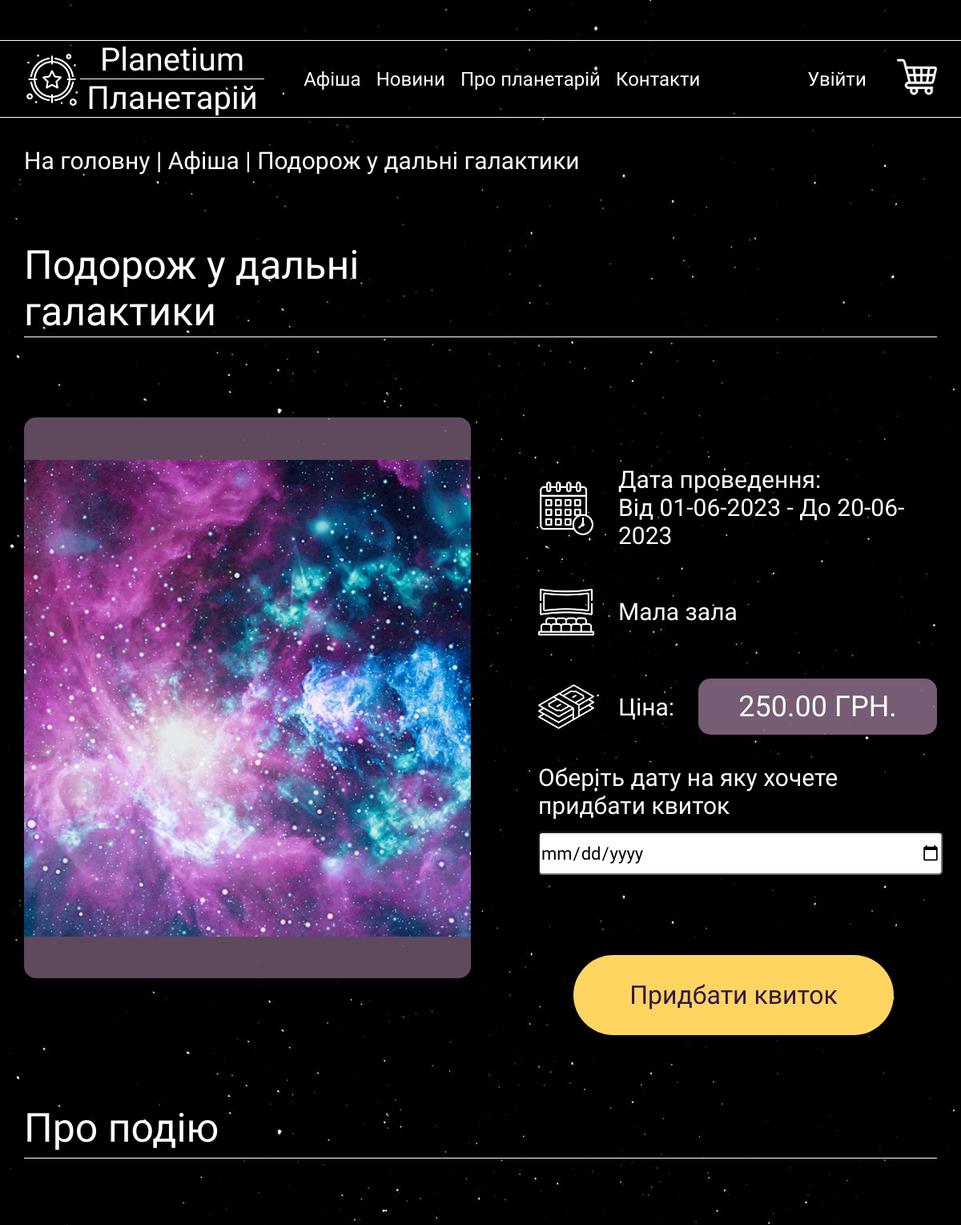
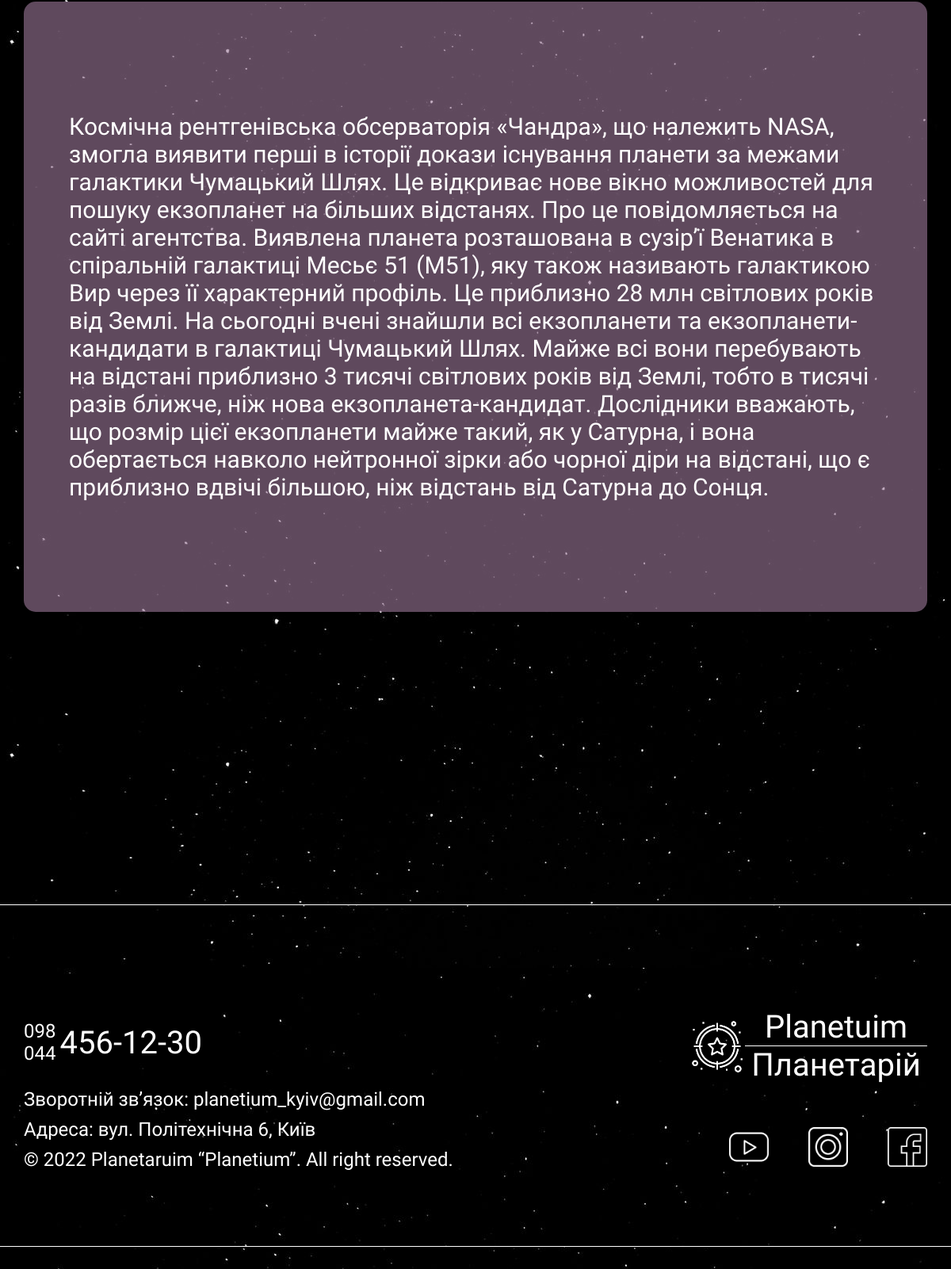
The app's page /events/1/ with its own data (2 pictures, top to bottom).
### Events/models.py (models this page shows, shortened)
class Event(models.Model):
    name = models.CharField(max_length=200)
    short_name = models.CharField(max_length=200)
    image = models.ImageField(upload_to='images/events/', default="images/default.png", blank=True)
    from_date = models.DateField()
    to_date = models.DateField()
    price = models.DecimalField(max_digits=10, decimal_places=2)
    about = models.TextField(max_length=2000)
    hall_id = models.ForeignKey(Hall, on_delete=models.CASCADE, related_name='events')
    popularity = models.PositiveSmallIntegerField()
    favourite = models.ManyToManyField(User, related_name='favourite', blank=True)

class Hall(models.Model):
    name = models.CharField(max_length=200)

### Events/views.py (the view)
# urls.py: path('<int:parameter>/', event, name='event'),
def event(request, parameter):
    event = Event.objects.get(id=parameter)
    is_favourite = False
    if event.favourite.filter(id=request.user.id).exists():
        is_favourite = True
    return render(request, "event.html", context={'event': event, "is_favourite": is_favourite})

### Events/templates/event.html (shortened to what this page needs)
{% extends 'index.html' %}
{% block content %}
{% if event %}
    <section class="links links-info-page">
        <div class="container">
            <a href="{% url 'main:landing' %}">На головну</a>
            <p>&nbsp|&nbsp</p>
            <a href="{% url 'events:all_events' %}">Афіша</a>
            <p class="full-name">&nbsp|&nbsp</p>
            <a class="full-name" href="">{{ event.name }}</a>
        </div>
    </section>
    <section class="poster-main-info">
        <div class="container">
            <div class="event-upper">
                <h1>
                    {{ event.name }}
                </h1>
            </div>
            <hr>
            <div class="row">
                <div class="col-12 col-lg-6">
                    <div class="block">
                        <img src="{{ event.image.url }}" alt="">
                    </div>
                </div>
                <div class="col-12 col-lg-6">
                    <div class="full-poster-info">
                        <div class="written-info">
                            <img src="/media/images/poster/calendar.png" alt="">
                            <p>Дата проведення:&nbsp <br> Від {{ event.from_date|date:"d-m-Y" }} -
                                До {{ event.to_date|date:"d-m-Y" }}</p>
                        </div>
                        <div class="written-info">
                            <img src="/media/images/poster/theater.png" alt="">
                            {% if event.hall_id %}
                                <p>{{ event.hall_id.name }}</p>
                            {% else %}
                                <p>Нема зали</p>
                            {% endif %}
                        </div>
                        <div class="written-info">
                            <img src="/media/images/poster/banknotes.png" alt="">
                            <p>Ціна:</p>
                            <p class="price">{{ event.price }} ГРН.</p>
                        </div>
                        {% if not user.is_superuser %}
                            <div class="written-info">
                                <label for="event-date-input">
                                         Оберіть дату на яку хочете придбати квиток
                                </label>
                            </div>
                            <input name="event_date" type="date" class="input submit-input part-input-date" id="event-date-input" placeholder="Date">
                        </div>
                        <div class="button">
                            <button id="form-button" data-event="{{ event.id }}" data-event_date="" data-action="add">Придбати квиток</button>
                        </div>
                        {% endif %}
                </div>
            </div>
        </div>
    </section>
    <section class="additional-info-block additional-info-block-info-page">
        <div class="container">
            <h1>
                Про подію
            </h1>
            <hr>
            <div class="block">
                <div class="spacing">
                    <p>
                        {{ event.about }}
                    </p>
                </div>
            </div>
        </div>
    </section>
{% else %}
    <div class="container">
        <h1>
            На жаль, нема події...
        </h1>
    </div>
{% endif %}
{% endblock %}

### static/style.css (style rules this page uses)
html, body { padding: 0; margin: 0; background-image: url("/media/images/starsstarrysky.jpg"); background-repeat: repeat; font-family: Podkova, serif; }
h1 { display: flex; align-items: center; margin-bottom: 0; color: white; font-size: 50px; height: 75px; width: 600px; margin-top: 120px; font-weight: normal; }
hr { height: 1px; border-width: 0; margin-top: 0; margin-bottom: 45px; background-color: white; }
.links { height: 100px; }
.links .container { display: flex; align-items: center; height: 100%; }
.links .container a, .links .container p { color: white; font-size: 30px; text-decoration: none; }
.poster-main-info { height: 1000px; }
.poster-main-info .container h1 { height: 120px; margin-top: 50px; }
.poster-main-info .container .event-upper { display: flex; justify-content: space-between; align-items: flex-end; }
.poster-main-info .container .row { margin-top: 100px; }
.poster-main-info .container .row .col-lg-6 .block { display: flex; align-items: center; height: 700px; width: 100%; border-radius: 15px; background-color: rgba(158, 123, 155, 0.6); }
.poster-main-info .container .row .col-lg-6 .block img { height: 85%; width: 100%; object-fit: cover; }
.poster-main-info .container .row .col-lg-6 .full-poster-info { display: flex; flex-direction: column; margin-top: 30px; margin-left: 60px; }
.poster-main-info .container .row .col-lg-6 .full-poster-info input { width: 500px; height: 50px; font-family: Podkova, serif; font-size: 22px; margin-top: 15px; border-radius: 5px; }
.poster-main-info .container .row .col-lg-6 .full-poster-info .written-info { display: flex; align-items: center; width: 100%; }
.poster-main-info .container .row .col-lg-6 .full-poster-info .written-info img { width: 70px; height: 70px; }
.poster-main-info .container .row .col-lg-6 .full-poster-info .written-info p { color: white; font-size: 30px; margin-left: 30px; }
.poster-main-info .container .row .col-lg-6 .full-poster-info .written-info label { color: white; font-size: 30px; }
.poster-main-info .container .row .col-lg-6 .full-poster-info .written-info .price { display: flex; align-items: center; justify-content: center; background-color: rgba(158, 123, 155, 0.75); border-radius: 15px; width: 300px; height: 70px; margin-left: 30px; font-size: 36px; }
.poster-main-info .container .row .col-lg-6 .button { display: flex; align-items: center; justify-content: center; margin-top: 75px; }
.poster-main-info .container .row .col-lg-6 .button button { display: flex; align-items: center; justify-content: center; color: #311847; background-color: #FFD561; font-family: Podkova, serif; width: 400px; height: 100px; border-radius: 50px; border: 0; font-size: 32px; text-decoration: none; }
.additional-info-block, .about-block { background: transparent; height: 1100px; }
.additional-info-block .block, .about-block .block { display: flex; justify-content: center; background: rgba(158, 123, 155, 0.6); height: 600px; width: 100%; border-radius: 15px; margin-top: 85px; }
.additional-info-block .block .spacing, .about-block .block .spacing { height: 100%; width: 80%; display: flex; justify-content: space-between; }
.additional-info-block .block .spacing p, .about-block .block .spacing p { display: flex; align-items: center; color: white; font-size: 32px; height: 100%; width: 670px; margin: 0; }
.additional-info-block-info-page { height: 1300px; }
.additional-info-block-info-page .container .block { height: 770px; }
.additional-info-block-info-page .container .block .spacing { width: 90%; }
.additional-info-block-info-page .container .block .spacing p { width: 100%; }
@media (max-width: 1399.5px) { .poster-main-info .container .row .col-lg-6 .button { margin-left: 50px; margin-top: 100px; } }
@media (max-width: 1399.5px) { .additional-info-block { height: 1000px; } }
@media (max-width: 1399.5px) { .additional-info-block .block { height: 550px; } }
@media (max-width: 1399.5px) { .additional-info-block .block .spacing p { font-size: 30px; width: 590px; } }
@media (max-width: 1399.5px) { .additional-info-block-info-page { height: 1300px; } }

### records on screen
Event: name "Подорож у дальні галактики", image (picture), from_date "01-06-2023", to_date "20-06-2023", hall_id.name "Мала зала", price "250.00", about "Космічна рентгенівська обсерваторія «Чандра», що належить NASA, змогла виявити перші в історії докази існування планети за межами галактики Чумацький Шлях. Це відкриває нове вікно можливостей для пошуку екзопланет на більших відстанях. Про це повідомляється на сайті агентства. Виявлена планета розташована в сузір’ї Венатика в спіральній галактиці Месьє 51 (M51), яку також називають галактикою Вир через її характерний профіль. Це приблизно 28 млн світлових років від Землі. На сьогодні вчені знайшли всі екзопланети та екзопланети-кандидати в галактиці Чумацький Шлях. Майже всі вони перебувають на відстані приблизно 3 тисячі світлових років від Землі, тобто в тисячі разів ближче, ніж нова…"
